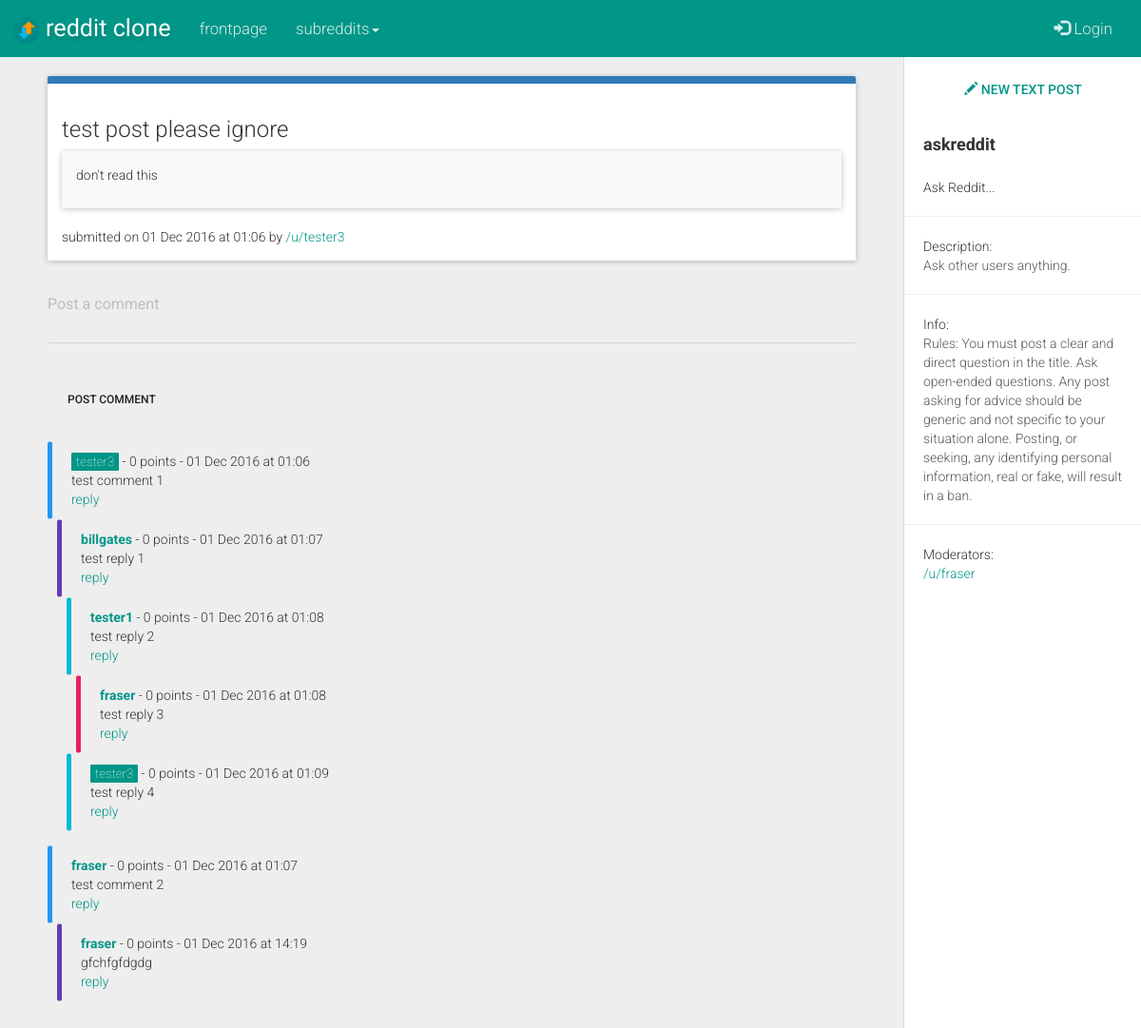
Page /r/askreddit/comments/56ly62l/test_post_please_ignore/ on the committed database.
### tables this page shows
CREATE TABLE posts (
  post_id TEXT UNIQUE,
  related_subreddit_id TEXT,
  related_subreddit_name TEXT,
  related_user_id TEXT,
  post_type TEXT,
  post_title TEXT,
  url_friendly_title TEXT,
  post_link TEXT,
  post_textarea TEXT,
  post_timestamp TEXT,
  post_votes TEXT,
  upvoted_by_user TEXT,
  downvoted_by_user TEXT
);

CREATE TABLE subreddits (
  subreddit_id TEXT UNIQUE,
  subreddit_name TEXT UNIQUE,
  subreddit_title TEXT,
  subreddit_desc TEXT,
  subreddit_sidebar TEXT,
  subreddit_created_on TEXT,
  created_by_user TEXT
);

CREATE TABLE comments (
  comment_id TEXT UNIQUE,
  related_post_id TEXT,
  related_user_id TEXT,
  comment_level TEXT,
  parent_id TEXT,
  comment_timestamp TEXT,
  comment_votes TEXT,
  comment_text TEXT,
  top_parent_id TEXT
);

### app.py (the view)
@app.route('/r/<string:subreddit>/comments/<string:post_id>/<string:post_title>/')
def comments_section(subreddit, post_id, post_title):
  con = sqlite3.connect(db_location)
  con.row_factory = sqlite3.Row
  cursor = con.cursor()
  cursor.execute("SELECT * FROM subreddits WHERE subreddit_name=?",(subreddit, ))
  subreddit = cursor.fetchall()
  cursor.execute("SELECT * FROM comments WHERE related_post_id=parent_id AND related_post_id=?",(post_id, ))
  top_level_comments = cursor.fetchall()
  cursor.execute("SELECT * FROM comments WHERE related_post_id != parent_id")
  comment_replies = cursor.fetchall()
  cursor.execute("SELECT * FROM posts WHERE post_id=?",(post_id, ))
  post_details = cursor.fetchall()
  return render_template('comments.html', post_details = post_details, top_level_comments = top_level_comments, comment_replies = comment_replies, subreddit = subreddit)

### app.py (called while the page is built)
@app.teardown_appcontext
def close_db_connection(exception):
  db = getattr(g, 'db', None)
  if db is not None:
    db.close()

### templates/comments.html (shortened to what this page needs)
{% extends "base.html" %}
{% block body %}
  {% if post_details %}
    {% for post in post_details %}
      <div id="wrapper">
        <div id="sidebar-wrapper">
            <ul class="sidebar-nav"><br>
                <a href="{{ url_for('submit_form', _anchor='link') }}" class="btn btn-primary btn-block btn-sq"> new link</a>
                <a href="{{ url_for('submit_form', _anchor='text') }}" class="btn btn-primary btn-block btn-sq"><span class="glyphicon glyphicon-pencil"> </span> new text post</a>
              {% for sub in subreddit %}
                <li class="sidebar-brand">
                    <strong>{{ sub.subreddit_name }}</strong>
                </li>
                <li>
                    <small class="sidebar-item">{{ sub.subreddit_title }} </small>
                </li>
                <hr>
                <li>
                    <small>Description:</small>
                    <p class="sidebar-item">{{ sub.subreddit_desc }} </p>
                </li>
                <hr>
                <li>
                    <small>Info:</small>
                    <p class="sidebar-item">{{ sub.subreddit_sidebar }}</p>
                </li>
                <hr>
                <li>
                    <small>Moderators:</small>
                    <p class="sidebar-item">
                      <a href="{{ url_for('user', user=sub.created_by_user) }}">/u/{{ sub.created_by_user }}</a>
                    </p>
                </li>
              {% endfor %}
            </ul>
        </div>
        <div id="page-content-wrapper">
            <div class="container-fluid">
                <div class="row">
                    <div class="col-lg-12">
                        <div class="panel panel-default panel-post">
                          <div class="panel-body">
                            {% if post.post_type == 'link' %}
                              <h3><a href="{{ ''.join([' ',post.post_link]) }}" class="post-title-link" target="_blank"> {{ post.post_title }}</a></h3>
                            {% else %}
                              <h3>{{ post.post_title }}</h3>
                                <div class="panel panel-default panel-textarea">
                                  <div class="panel-body">
                                    <p>{{ post.post_textarea }}</p>
                                  </div>
                                </div>
                            {% endif %}
                            {% if post.related_user_id == session['username'] %}
                              <small>submitted on {{ post.post_timestamp }} by <a href="{{ url_for('user', user=post.related_user_id) }}"><span class="label label-primary label-op">/u/{{post.related_user_id}}</span></a> -
                              <form action="{{ url_for('delete_post') }}" method="post" enctype="multipart/form-data" id="deletePost" style="display:inline;">
                                <input type="hidden" name="post_id" value="{{ post.post_id }}">
                                <a href="">edit </a> <button type="button" class="btn btn-link btn-xs" data-toggle="modal" data-target="#delete-post-modal" style="color:#ce1414;">delete </button>
                              </form>
                              </small>
                            {% else %}
                              <small>submitted on {{ post.post_timestamp }} by <a href="{{ url_for('user', user=post.related_user_id) }}">/u/{{post.related_user_id}}</a> </small>
                            {% endif %}
                          </div>
                        </div>
                        <div class="comments-wrapper">
                          <div class="comment-form-container">
                            <form action="{{ url_for('add_comment') }}" method="POST" enctype="multipart/form-data">
                              <textarea rows="2" class="form-control comment-form" name="comment_text" id="comment_text" placeholder="Post a comment" required></textarea><br>
                              <button type="submit" class="btn btn-default btn-sm btn-sq">post comment</button>
                            </form>
                          </div>
                          {% for comment in top_level_comments %}
                            <div class="bs-callout bs-callout-primary bs-comment level-{{comment.comment_level}}" id="{{ comment.comment_id }}">
                              <div class="comment-content">
                                <div class="comment-header">
                                  {% if comment.related_user_id == post.related_user_id %}
                                    <small><strong><a href="{{ url_for('user', user=comment.related_user_id) }}"><span class="label label-primary label-op">{{ comment.related_user_id }}</span></a></strong> - <span class="comment-votes">{{ comment.comment_votes }}</span> points - {{ comment.comment_timestamp }}</small>
                                  {% else %}
                                    <small><strong><a href="{{ url_for('user', user=comment.related_user_id) }}">{{ comment.related_user_id }}</a></strong> - <span class="comment-votes">{{ comment.comment_votes }}</span> points - {{ comment.comment_timestamp }}</small>
                                  {% endif %}
                                </div>
                                <div class="comment-text">
                                  {{ comment.comment_text }}
                                </div>
                                <div class="comment-controls">
                                  {% if comment.related_user_id == session['username'] %}
                                    <small><a href="#a" id="reply-btn" class="reply-btn">reply</a> - <a href="#">edit</a> - <a href="#" style="color:#ce1414;">delete</a></small>
                                  {% else %}
                                    <small><a href="#a" id="reply-btn" class="reply-btn">reply</a></small>
                                  {% endif %}
                                </div>
                              </div>
                            </div>
                            {% for reply in comment_replies %}
                              {% if comment.comment_id == reply.parent_id %}
                            <div class="bs-callout bs-callout-success bs-comment level-{{reply.comment_level}}" id="{{ reply.comment_id }}">
                              <div class="comment-content">
                                <div class="comment-header">
                                  {% if reply.related_user_id == post.related_user_id %}
                                    <small><strong><a href="{{ url_for('user', user=reply.related_user_id) }}"><span class="label label-primary label-op">{{ reply.related_user_id }}</span></a></strong> - <span class="comment-votes">{{ reply.comment_votes }}</span> points - {{ reply.comment_timestamp }}</small>
                                  {% else %}
                                    <small><strong><a href="{{ url_for('user', user=reply.related_user_id) }}">{{ reply.related_user_id }}</a></strong> - <span class="comment-votes">{{ reply.comment_votes }}</span> points - {{ reply.comment_timestamp }}</small>
                                  {% endif %}
                                </div>
                                <div class="comment-text">
                                  {{ reply.comment_text }}
                                </div>
                                <div class="comment-controls">
                                  {% if reply.related_user_id == session['username'] %}
                                    <small><a href="#a" id="reply-btn" class="reply-btn">reply</a> - <a href="#">edit</a> - <a href="#" style="color:#ce1414;">delete</a></small>
                                  {% else %}
                                    <small><a href="#a" id="reply-btn" class="reply-btn">reply</a></small>
                                  {% endif %}
                                </div>
                              </div>
                            </div>
                              {% endif %}
                            {% endfor %}
                          {% endfor %}
                        </div>
                    </div>
                </div>
            </div>
        </div>
    </div>
    {% endfor %}
  {% endif %}
{% endblock %}

### static/css/style.css (style rules this page uses)
small { font-size: 100%; }
.sidebar-nav > .btn { margin: 10px 0px !important; }
.form-control { border-radius:0px !important; }
.btn-sq { border-radius: 0px !important; }
.label-op { padding: 2px 5px 2px 5px !important; font-weight: 100 !important; font-size: 95% !important; }
.panel-post { border-top: 8px solid #337ab7; z-index:5; }
.panel-textarea { background-color: #f9f9f9; word-wrap: break-word; }
.comments-wrapper { width: 100%; height: 100%; }
.comment-form { border-radius: 4px !important; }
.bs-comment { padding: 20px 20px 10px 20px !important; }
.level-0 { border-left: 5px solid #2196F3 !important; }
.level-1 { margin-left: 10px !important; margin-top: -20px !important; border-left: 5px solid #673AB7 !important; }
.level-2 { margin-left: 20px !important; margin-top: -20px !important; border-left: 5px solid #00BCD4!important; }
.level-3 { margin-left: 30px !important; margin-top: -20px !important; border-left: 5px solid #E91E63 !important; }
.comment-content { margin-top: -10px; }
.bs-callout { padding: 20px; margin: 20px 0; border: 1px solid #eee; border-left-width: 5px; border-radius: 3px; }
.bs-callout+.bs-callout { margin-top: -5px; }
.bs-callout-primary { border-left-color: #428bca; }
.bs-callout-success { border-left-color: #5cb85c; }
#sidebar-wrapper { position: fixed !important; top: 0px; overflow-y: scroll !important; }
#page-content-wrapper { position: relative !important; }

### static/css/sidebar.css (style rules this page uses)
body { overflow-x: hidden; }
#wrapper { margin-top: -20px; padding-left: 0; -webkit-transition: all 0.5s ease; -moz-transition: all 0.5s ease; -o-transition: all 0.5s ease; transition: all 0.5s ease; }
#sidebar-wrapper { z-index: 1000; position: absolute; right: 0px; width: 0; height: 100%; margin-left: -250px; overflow: hidden; background: #fff; border-left: 1px solid #dcdcdc; -webkit-transition: all 0.5s ease; -moz-transition: all 0.5s ease; -o-transition: all 0.5s ease; transition: all 0.5s ease; }
#page-content-wrapper { width: 100%; position: absolute; padding: 15px; }
.sidebar-nav { position: absolute; top: 0; width: 250px; margin: 0; padding: 0; list-style: none; }
.sidebar-nav li { margin: 0px 20px 0px 20px; }
.sidebar-nav li p { color:#565656; word-wrap: break-word; }
.sidebar-nav > .sidebar-brand { height: 65px; font-size: 18px; line-height: 60px; }
@media (min-width:1024px) { #wrapper { margin-top: -20px; padding-right: 250px; } }
@media (min-width:1024px) { #sidebar-wrapper { width: 250px; } }
@media (min-width:1024px) { #page-content-wrapper { padding: 20px; position: relative; } }

### rows in the picture
posts: post_title "test post please ignore", post_textarea "don't read this", post_timestamp "01 Dec 2016 at 01:06", related_user_id "tester3"
subreddits: subreddit_name "askreddit", subreddit_title "Ask Reddit...", subreddit_desc "Ask other users anything.", subreddit_sidebar "Rules: You must post a clear and direct question in the title. Ask open-ended questions. Any post asking for advice should be generic and not specific to your situation alone. Posting, or seeking, any identifying personal information, real or fake, will result in a ban.", created_by_user "fraser"
comments: related_user_id "tester3", comment_votes "0", comment_timestamp "01 Dec 2016 at 01:06", comment_text "test comment 1", shows "reply"
comments: related_user_id "billgates", comment_votes "0", comment_timestamp "01 Dec 2016 at 01:07", comment_text "test reply 1"
comments: related_user_id "tester1", comment_votes "0", comment_timestamp "01 Dec 2016 at 01:08", comment_text "test reply 2"
comments: related_user_id "fraser", comment_votes "0", comment_timestamp "01 Dec 2016 at 01:08", comment_text "test reply 3"
comments: related_user_id "tester3", comment_votes "0", comment_timestamp "01 Dec 2016 at 01:09", comment_text "test reply 4"
comments: related_user_id "fraser", comment_votes "0", comment_timestamp "01 Dec 2016 at 01:07", comment_text "test comment 2", shows "reply"
comments: related_user_id "fraser", comment_votes "0", comment_timestamp "01 Dec 2016 at 14:19", comment_text "gfchfgfdgdg", shows "reply"
